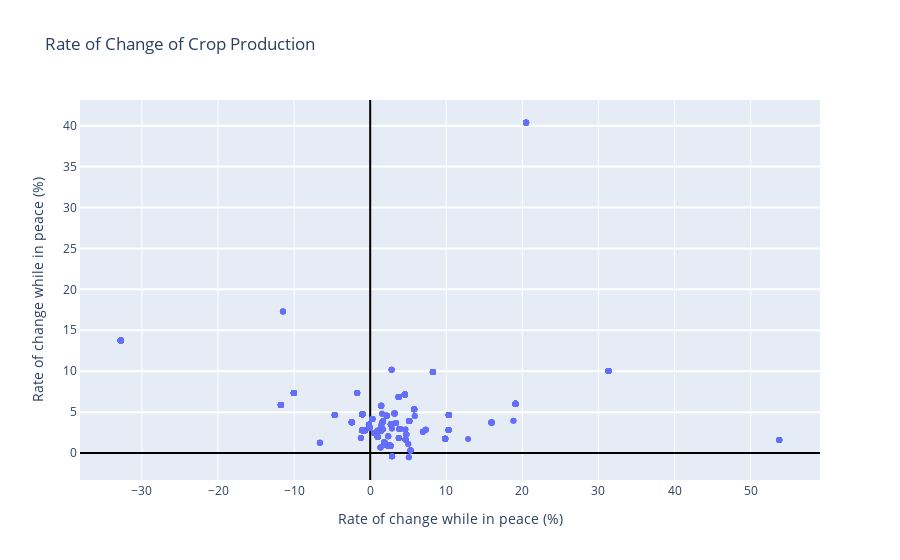

Write notebook code for a chart like this one.
### Code cell
import plotly.graph_objects as go

fig = go.Figure(data=go.Scatter(
    x=wars_rate_df['rate-war'], 
    y=wars_rate_df['rate-no-war'],
    hovertext=wars_rate_df['country'],
    mode='markers',
    marker=dict(colorscale='Blues')
))

fig.update_layout(
    title_text = 'Rate of Change of Crop Production',
    showlegend = False,
    xaxis = go.layout.XAxis(
        side = 'bottom',
        type = 'linear',
        title = 'Rate of change while in peace (%)',
        mirror =  True,
        showline = True,
        gridcolor = 'rgb(255, 255, 255)',
        gridwidth = 1,
        fixedrange = True,
        zerolinewidth = 1),
    yaxis = go.layout.YAxis(
        type = 'linear',
        title = 'Rate of change while in peace (%)',
        mirror =  True,
        showline = True,
        gridcolor = 'rgb(255, 255, 255)',
        gridwidth = 2,
        fixedrange = True,
        zerolinewidth = 1),
    
)

fig.update_xaxes(zeroline=True, zerolinewidth=2, zerolinecolor='Black')
fig.update_yaxes(zeroline=True, zerolinewidth=2, zerolinecolor='Black')

fig.show()

### Figure 1 — Plotly figure (JSON) as saved in the notebook; plotly's stock layout.template omitted (floating-point values rounded to 4 significant figures; data arrays with more than 128 entries replaced by an {"elided": "..."} marker saying what was removed)
{"data": [{"hovertext": {"elided": "1069 str values"}, "marker": {"colorscale": [[0, "rgb(247,251,255)"], [0.125, "rgb(222,235,247)"], [0.25, "rgb(198,219,239)"], [0.375, "rgb(158,202,225)"], [0.5, "rgb(107,174,214)"], [0.625, "rgb(66,146,198)"], [0.75, "rgb(33,113,181)"], [0.875, "rgb(8,81,156)"], [1, "rgb(8,48,107)"]]}, "mode": "markers", "type": "scatter", "x": {"elided": "1069 float values"}, "y": {"elided": "1069 float values"}}], "layout": {"autosize": true, "showlegend": false, "title": {"text": "Rate of Change of Crop Production"}, "xaxis": {"autorange": true, "fixedrange": true, "gridcolor": "rgb(255, 255, 255)", "gridwidth": 1, "mirror": true, "range": [-38.12, 59.1], "showline": true, "side": "bottom", "title": {"text": "Rate of change while in peace (%)"}, "type": "linear", "zeroline": true, "zerolinecolor": "Black", "zerolinewidth": 2}, "yaxis": {"autorange": true, "fixedrange": true, "gridcolor": "rgb(255, 255, 255)", "gridwidth": 2, "mirror": true, "range": [-3.506, 43.35], "showline": true, "title": {"text": "Rate of change while in peace (%)"}, "type": "linear", "zeroline": true, "zerolinecolor": "Black", "zerolinewidth": 2}}}
